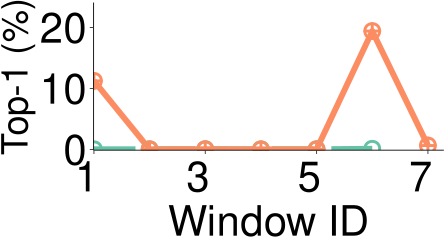

Reproduce this figure in R.
library(grid)
library(ggplot2)
library(extrafont)
require("RColorBrewer")
require(scales)
font_import()
loadfonts()

mywidth=4.5
myheight=2.5
my_value=c(1,10)
my_line=c("longdash","solid")

if(T){
    args <- commandArgs(trailingOnly = TRUE)
    x1 <- read.table("prefixDistribution-10000-CouchDB-min.data",header=TRUE)
    cairo_pdf(file="prefixDistribution-10000-CouchDB-min.pdf", width=mywidth, height=myheight)
    x1$type <- factor(x1$type, levels=c("Raw","Mixed"), labels=c("Raw","Mixed"))
    ggplot(data=x1, aes(x=ID,y=ratio,shape=type,linetype=type, colour=type)) +
    geom_line(size=2)  + 
        geom_point(size=4, stroke=1.5, fill="white") +
    scale_shape_manual(values=c(my_value)) +
    scale_colour_brewer(palette = "Set2") + 
    scale_linetype_manual(values=c(my_line)) +
    scale_size_manual(values=c(1.5, 1.5)) +
    coord_cartesian(ylim=c(0.0098, 0.23), xlim=c(1.28, 7)) +
    scale_x_continuous(breaks=c(1, 3, 5, 7)) +
    scale_y_continuous(breaks=seq(0, 0.2, 0.1), labels=format(seq(0, 20, 10), scientific=FALSE)) +
    ylab("Top-1 (%)") +
    xlab("Window ID") +
    theme_bw() +
    theme(
        panel.grid.major=element_blank(), panel.grid.minor=element_blank(),
	    panel.background=element_blank(), 
	    # panel.border=element_rect(size=0.5),
	    panel.border = element_blank(),
	    axis.line=element_line(colour="black", size=0.3),
	    axis.ticks=element_line(size=0.3),
        axis.text.x=element_text(margin=margin(5,0,0,0), angle=0, hjust=0.8, colour="black", size=30),
        axis.title.y=element_text(size=26,  hjust=0.5),
        axis.text.y=element_text(margin=margin(0, 2, 0, 0),colour="black",size=30),
        axis.title.x=element_text(size=30),
        legend.title = element_blank(),
        legend.key.size=unit(0.3, "cm"),
        legend.text=element_text(size=20),
        # legend.position=c(0.3,0.82),
        legend.position="none",
        legend.direction="vertical",
        legend.margin = margin(t = 0, unit='cm'),
        plot.margin=unit(c(0.1,0.1,0.1,0.1), "cm")
    )
}
